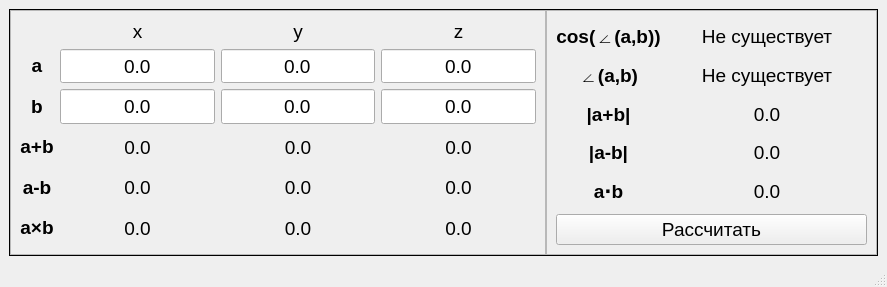
<?xml version="1.0" encoding="UTF-8"?>
<ui version="4.0">
 <class>MainWindow</class>
 <widget class="QMainWindow" name="MainWindow">
  <property name="geometry">
   <rect>
    <x>0</x>
    <y>0</y>
    <width>887</width>
    <height>287</height>
   </rect>
  </property>
  <property name="windowTitle">
   <string>MainWindow</string>
  </property>
  <widget class="QWidget" name="centralwidget">
   <layout class="QGridLayout" name="gridLayout_3">
    <item row="0" column="0">
     <widget class="QSplitter" name="splitter">
      <property name="focusPolicy">
       <enum>Qt::StrongFocus</enum>
      </property>
      <property name="frameShape">
       <enum>QFrame::Box</enum>
      </property>
      <property name="frameShadow">
       <enum>QFrame::Plain</enum>
      </property>
      <property name="lineWidth">
       <number>1</number>
      </property>
      <property name="orientation">
       <enum>Qt::Horizontal</enum>
      </property>
      <property name="handleWidth">
       <number>0</number>
      </property>
      <property name="childrenCollapsible">
       <bool>false</bool>
      </property>
      <widget class="QFrame" name="frame">
       <property name="frameShape">
        <enum>QFrame::StyledPanel</enum>
       </property>
       <property name="frameShadow">
        <enum>QFrame::Sunken</enum>
       </property>
       <property name="lineWidth">
        <number>10</number>
       </property>
       <layout class="QGridLayout" name="gridLayout">
        <item row="0" column="0">
         <layout class="QHBoxLayout" name="horizontalLayout">
          <item>
           <layout class="QVBoxLayout" name="verticalLayout">
            <item>
             <widget class="QLabel" name="emptyLabel">
              <property name="sizePolicy">
               <sizepolicy hsizetype="Preferred" vsizetype="Fixed">
                <horstretch>0</horstretch>
                <verstretch>30</verstretch>
               </sizepolicy>
              </property>
              <property name="font">
               <font>
                <pointsize>14</pointsize>
               </font>
              </property>
              <property name="text">
               <string/>
              </property>
              <property name="alignment">
               <set>Qt::AlignCenter</set>
              </property>
             </widget>
            </item>
            <item>
             <widget class="QLabel" name="vectorA">
              <property name="font">
               <font>
                <pointsize>14</pointsize>
                <bold>true</bold>
               </font>
              </property>
              <property name="text">
               <string>a</string>
              </property>
              <property name="alignment">
               <set>Qt::AlignCenter</set>
              </property>
             </widget>
            </item>
            <item>
             <widget class="QLabel" name="vectorB">
              <property name="font">
               <font>
                <pointsize>14</pointsize>
                <bold>true</bold>
               </font>
              </property>
              <property name="text">
               <string>b</string>
              </property>
              <property name="alignment">
               <set>Qt::AlignCenter</set>
              </property>
             </widget>
            </item>
            <item>
             <widget class="QLabel" name="vectorSum">
              <property name="font">
               <font>
                <pointsize>14</pointsize>
                <bold>true</bold>
               </font>
              </property>
              <property name="text">
               <string>a+b</string>
              </property>
              <property name="alignment">
               <set>Qt::AlignCenter</set>
              </property>
             </widget>
            </item>
            <item>
             <widget class="QLabel" name="vectorDiff">
              <property name="font">
               <font>
                <pointsize>14</pointsize>
                <bold>true</bold>
               </font>
              </property>
              <property name="text">
               <string>a-b</string>
              </property>
              <property name="alignment">
               <set>Qt::AlignCenter</set>
              </property>
             </widget>
            </item>
            <item>
             <widget class="QLabel" name="vectorMul">
              <property name="font">
               <font>
                <pointsize>14</pointsize>
                <bold>true</bold>
               </font>
              </property>
              <property name="text">
               <string>a×b</string>
              </property>
              <property name="alignment">
               <set>Qt::AlignCenter</set>
              </property>
             </widget>
            </item>
           </layout>
          </item>
          <item>
           <layout class="QVBoxLayout" name="verticalLayout_2">
            <item>
             <widget class="QLabel" name="xLabel">
              <property name="sizePolicy">
               <sizepolicy hsizetype="Preferred" vsizetype="Fixed">
                <horstretch>0</horstretch>
                <verstretch>30</verstretch>
               </sizepolicy>
              </property>
              <property name="font">
               <font>
                <pointsize>14</pointsize>
               </font>
              </property>
              <property name="text">
               <string>x</string>
              </property>
              <property name="alignment">
               <set>Qt::AlignCenter</set>
              </property>
             </widget>
            </item>
            <item>
             <widget class="QLineEdit" name="a_x">
              <property name="sizePolicy">
               <sizepolicy hsizetype="Preferred" vsizetype="Preferred">
                <horstretch>0</horstretch>
                <verstretch>0</verstretch>
               </sizepolicy>
              </property>
              <property name="font">
               <font>
                <pointsize>14</pointsize>
               </font>
              </property>
              <property name="focusPolicy">
               <enum>Qt::StrongFocus</enum>
              </property>
              <property name="text">
               <string>0.0</string>
              </property>
              <property name="alignment">
               <set>Qt::AlignCenter</set>
              </property>
             </widget>
            </item>
            <item>
             <widget class="QLineEdit" name="b_x">
              <property name="sizePolicy">
               <sizepolicy hsizetype="Preferred" vsizetype="Preferred">
                <horstretch>0</horstretch>
                <verstretch>0</verstretch>
               </sizepolicy>
              </property>
              <property name="font">
               <font>
                <pointsize>14</pointsize>
               </font>
              </property>
              <property name="focusPolicy">
               <enum>Qt::StrongFocus</enum>
              </property>
              <property name="text">
               <string>0.0</string>
              </property>
              <property name="alignment">
               <set>Qt::AlignCenter</set>
              </property>
             </widget>
            </item>
            <item>
             <widget class="QLabel" name="sum_x">
              <property name="minimumSize">
               <size>
                <width>150</width>
                <height>0</height>
               </size>
              </property>
              <property name="font">
               <font>
                <pointsize>14</pointsize>
               </font>
              </property>
              <property name="text">
               <string>0.0</string>
              </property>
              <property name="alignment">
               <set>Qt::AlignCenter</set>
              </property>
             </widget>
            </item>
            <item>
             <widget class="QLabel" name="diff_x">
              <property name="minimumSize">
               <size>
                <width>150</width>
                <height>0</height>
               </size>
              </property>
              <property name="font">
               <font>
                <pointsize>14</pointsize>
               </font>
              </property>
              <property name="text">
               <string>0.0</string>
              </property>
              <property name="alignment">
               <set>Qt::AlignCenter</set>
              </property>
             </widget>
            </item>
            <item>
             <widget class="QLabel" name="mul_x">
              <property name="minimumSize">
               <size>
                <width>150</width>
                <height>0</height>
               </size>
              </property>
              <property name="font">
               <font>
                <pointsize>14</pointsize>
               </font>
              </property>
              <property name="text">
               <string>0.0</string>
              </property>
              <property name="alignment">
               <set>Qt::AlignCenter</set>
              </property>
             </widget>
            </item>
           </layout>
          </item>
          <item>
           <layout class="QVBoxLayout" name="verticalLayout_3">
            <item>
             <widget class="QLabel" name="yLabel">
              <property name="sizePolicy">
               <sizepolicy hsizetype="Preferred" vsizetype="Fixed">
                <horstretch>0</horstretch>
                <verstretch>30</verstretch>
               </sizepolicy>
              </property>
              <property name="font">
               <font>
                <pointsize>14</pointsize>
               </font>
              </property>
              <property name="text">
               <string>y</string>
              </property>
              <property name="alignment">
               <set>Qt::AlignCenter</set>
              </property>
             </widget>
            </item>
            <item>
             <widget class="QLineEdit" name="a_y">
              <property name="sizePolicy">
               <sizepolicy hsizetype="Preferred" vsizetype="Preferred">
                <horstretch>0</horstretch>
                <verstretch>0</verstretch>
               </sizepolicy>
              </property>
              <property name="font">
               <font>
                <pointsize>14</pointsize>
               </font>
              </property>
              <property name="focusPolicy">
               <enum>Qt::StrongFocus</enum>
              </property>
              <property name="text">
               <string>0.0</string>
              </property>
              <property name="alignment">
               <set>Qt::AlignCenter</set>
              </property>
             </widget>
            </item>
            <item>
             <widget class="QLineEdit" name="b_y">
              <property name="sizePolicy">
               <sizepolicy hsizetype="Preferred" vsizetype="Preferred">
                <horstretch>0</horstretch>
                <verstretch>0</verstretch>
               </sizepolicy>
              </property>
              <property name="font">
               <font>
                <pointsize>14</pointsize>
               </font>
              </property>
              <property name="focusPolicy">
               <enum>Qt::StrongFocus</enum>
              </property>
              <property name="text">
               <string>0.0</string>
              </property>
              <property name="alignment">
               <set>Qt::AlignCenter</set>
              </property>
             </widget>
            </item>
            <item>
             <widget class="QLabel" name="sum_y">
              <property name="minimumSize">
               <size>
                <width>150</width>
                <height>0</height>
               </size>
              </property>
              <property name="font">
               <font>
                <pointsize>14</pointsize>
               </font>
              </property>
              <property name="text">
               <string>0.0</string>
              </property>
              <property name="alignment">
               <set>Qt::AlignCenter</set>
              </property>
             </widget>
            </item>
            <item>
             <widget class="QLabel" name="diff_y">
              <property name="minimumSize">
               <size>
                <width>150</width>
                <height>0</height>
               </size>
              </property>
              <property name="font">
               <font>
                <pointsize>14</pointsize>
               </font>
              </property>
              <property name="text">
               <string>0.0</string>
              </property>
              <property name="alignment">
               <set>Qt::AlignCenter</set>
              </property>
             </widget>
            </item>
            <item>
             <widget class="QLabel" name="mul_y">
              <property name="minimumSize">
               <size>
                <width>150</width>
                <height>0</height>
               </size>
              </property>
              <property name="font">
               <font>
                <pointsize>14</pointsize>
               </font>
              </property>
              <property name="text">
               <string>0.0</string>
              </property>
              <property name="alignment">
               <set>Qt::AlignCenter</set>
              </property>
             </widget>
            </item>
           </layout>
          </item>
          <item>
           <layout class="QVBoxLayout" name="verticalLayout_4">
            <item>
             <widget class="QLabel" name="zLabel">
              <property name="sizePolicy">
               <sizepolicy hsizetype="Preferred" vsizetype="Fixed">
                <horstretch>0</horstretch>
                <verstretch>30</verstretch>
               </sizepolicy>
              </property>
              <property name="font">
               <font>
                <pointsize>14</pointsize>
               </font>
              </property>
              <property name="text">
               <string>z</string>
              </property>
              <property name="alignment">
               <set>Qt::AlignCenter</set>
              </property>
             </widget>
            </item>
            <item>
             <widget class="QLineEdit" name="a_z">
              <property name="sizePolicy">
               <sizepolicy hsizetype="Preferred" vsizetype="Preferred">
                <horstretch>0</horstretch>
                <verstretch>0</verstretch>
               </sizepolicy>
              </property>
              <property name="font">
               <font>
                <pointsize>14</pointsize>
               </font>
              </property>
              <property name="focusPolicy">
               <enum>Qt::StrongFocus</enum>
              </property>
              <property name="text">
               <string>0.0</string>
              </property>
              <property name="alignment">
               <set>Qt::AlignCenter</set>
              </property>
             </widget>
            </item>
            <item>
             <widget class="QLineEdit" name="b_z">
              <property name="sizePolicy">
               <sizepolicy hsizetype="Preferred" vsizetype="Preferred">
                <horstretch>0</horstretch>
                <verstretch>0</verstretch>
               </sizepolicy>
              </property>
              <property name="font">
               <font>
                <pointsize>14</pointsize>
               </font>
              </property>
              <property name="focusPolicy">
               <enum>Qt::StrongFocus</enum>
              </property>
              <property name="text">
               <string>0.0</string>
              </property>
              <property name="alignment">
               <set>Qt::AlignCenter</set>
              </property>
             </widget>
            </item>
            <item>
             <widget class="QLabel" name="sum_z">
              <property name="minimumSize">
               <size>
                <width>150</width>
                <height>0</height>
               </size>
              </property>
              <property name="font">
               <font>
                <pointsize>14</pointsize>
               </font>
              </property>
              <property name="text">
               <string>0.0</string>
              </property>
              <property name="alignment">
               <set>Qt::AlignCenter</set>
              </property>
             </widget>
            </item>
            <item>
             <widget class="QLabel" name="diff_z">
              <property name="minimumSize">
               <size>
                <width>150</width>
                <height>0</height>
               </size>
              </property>
              <property name="font">
               <font>
                <pointsize>14</pointsize>
               </font>
              </property>
              <property name="text">
               <string>0.0</string>
              </property>
              <property name="alignment">
               <set>Qt::AlignCenter</set>
              </property>
             </widget>
            </item>
            <item>
             <widget class="QLabel" name="mul_z">
              <property name="minimumSize">
               <size>
                <width>150</width>
                <height>0</height>
               </size>
              </property>
              <property name="font">
               <font>
                <pointsize>14</pointsize>
               </font>
              </property>
              <property name="text">
               <string>0.0</string>
              </property>
              <property name="alignment">
               <set>Qt::AlignCenter</set>
              </property>
             </widget>
            </item>
           </layout>
          </item>
         </layout>
        </item>
       </layout>
      </widget>
      <widget class="QFrame" name="frame_2">
       <property name="frameShape">
        <enum>QFrame::StyledPanel</enum>
       </property>
       <property name="frameShadow">
        <enum>QFrame::Sunken</enum>
       </property>
       <property name="lineWidth">
        <number>10</number>
       </property>
       <layout class="QGridLayout" name="gridLayout_2">
        <item row="0" column="0">
         <layout class="QHBoxLayout" name="horizontalLayout_2">
          <item>
           <layout class="QVBoxLayout" name="verticalLayout_5">
            <item>
             <widget class="QLabel" name="cosAngleLable">
              <property name="font">
               <font>
                <pointsize>14</pointsize>
                <bold>true</bold>
               </font>
              </property>
              <property name="text">
               <string>cos(∠(a,b))</string>
              </property>
              <property name="alignment">
               <set>Qt::AlignCenter</set>
              </property>
             </widget>
            </item>
            <item>
             <widget class="QLabel" name="angleLable">
              <property name="font">
               <font>
                <pointsize>14</pointsize>
                <bold>true</bold>
               </font>
              </property>
              <property name="text">
               <string>∠(a,b)</string>
              </property>
              <property name="alignment">
               <set>Qt::AlignCenter</set>
              </property>
             </widget>
            </item>
            <item>
             <widget class="QLabel" name="sumLenLabel">
              <property name="font">
               <font>
                <pointsize>14</pointsize>
                <bold>true</bold>
               </font>
              </property>
              <property name="text">
               <string>|a+b|</string>
              </property>
              <property name="alignment">
               <set>Qt::AlignCenter</set>
              </property>
             </widget>
            </item>
            <item>
             <widget class="QLabel" name="diffLenLabel">
              <property name="font">
               <font>
                <pointsize>14</pointsize>
                <bold>true</bold>
               </font>
              </property>
              <property name="text">
               <string>|a-b|</string>
              </property>
              <property name="alignment">
               <set>Qt::AlignCenter</set>
              </property>
             </widget>
            </item>
            <item>
             <widget class="QLabel" name="scalarMulLabel">
              <property name="font">
               <font>
                <pointsize>14</pointsize>
                <bold>true</bold>
               </font>
              </property>
              <property name="text">
               <string>a⋅b</string>
              </property>
              <property name="alignment">
               <set>Qt::AlignCenter</set>
              </property>
             </widget>
            </item>
           </layout>
          </item>
          <item>
           <layout class="QVBoxLayout" name="verticalLayout_6">
            <item>
             <widget class="QLabel" name="cosAngle">
              <property name="minimumSize">
               <size>
                <width>200</width>
                <height>0</height>
               </size>
              </property>
              <property name="font">
               <font>
                <pointsize>14</pointsize>
               </font>
              </property>
              <property name="text">
               <string>Не существует</string>
              </property>
              <property name="alignment">
               <set>Qt::AlignCenter</set>
              </property>
             </widget>
            </item>
            <item>
             <widget class="QLabel" name="angle">
              <property name="minimumSize">
               <size>
                <width>200</width>
                <height>0</height>
               </size>
              </property>
              <property name="font">
               <font>
                <pointsize>14</pointsize>
               </font>
              </property>
              <property name="text">
               <string>Не существует</string>
              </property>
              <property name="alignment">
               <set>Qt::AlignCenter</set>
              </property>
             </widget>
            </item>
            <item>
             <widget class="QLabel" name="sumLen">
              <property name="minimumSize">
               <size>
                <width>200</width>
                <height>0</height>
               </size>
              </property>
              <property name="font">
               <font>
                <pointsize>14</pointsize>
               </font>
              </property>
              <property name="text">
               <string>0.0</string>
              </property>
              <property name="alignment">
               <set>Qt::AlignCenter</set>
              </property>
             </widget>
            </item>
            <item>
             <widget class="QLabel" name="diffLen">
              <property name="minimumSize">
               <size>
                <width>200</width>
                <height>0</height>
               </size>
              </property>
              <property name="font">
               <font>
                <pointsize>14</pointsize>
               </font>
              </property>
              <property name="text">
               <string>0.0</string>
              </property>
              <property name="alignment">
               <set>Qt::AlignCenter</set>
              </property>
             </widget>
            </item>
            <item>
             <widget class="QLabel" name="dotProd">
              <property name="minimumSize">
               <size>
                <width>200</width>
                <height>0</height>
               </size>
              </property>
              <property name="font">
               <font>
                <pointsize>14</pointsize>
               </font>
              </property>
              <property name="text">
               <string>0.0</string>
              </property>
              <property name="alignment">
               <set>Qt::AlignCenter</set>
              </property>
             </widget>
            </item>
           </layout>
          </item>
         </layout>
        </item>
        <item row="1" column="0">
         <widget class="QPushButton" name="calculate">
          <property name="font">
           <font>
            <pointsize>14</pointsize>
           </font>
          </property>
          <property name="text">
           <string>Рассчитать</string>
          </property>
         </widget>
        </item>
       </layout>
      </widget>
     </widget>
    </item>
   </layout>
  </widget>
  <widget class="QMenuBar" name="menubar">
   <property name="geometry">
    <rect>
     <x>0</x>
     <y>0</y>
     <width>887</width>
     <height>21</height>
    </rect>
   </property>
  </widget>
  <widget class="QStatusBar" name="statusbar"/>
 </widget>
 <tabstops>
  <tabstop>a_x</tabstop>
  <tabstop>a_y</tabstop>
  <tabstop>a_z</tabstop>
  <tabstop>b_x</tabstop>
  <tabstop>b_y</tabstop>
  <tabstop>b_z</tabstop>
 </tabstops>
 <resources/>
 <connections/>
</ui>
